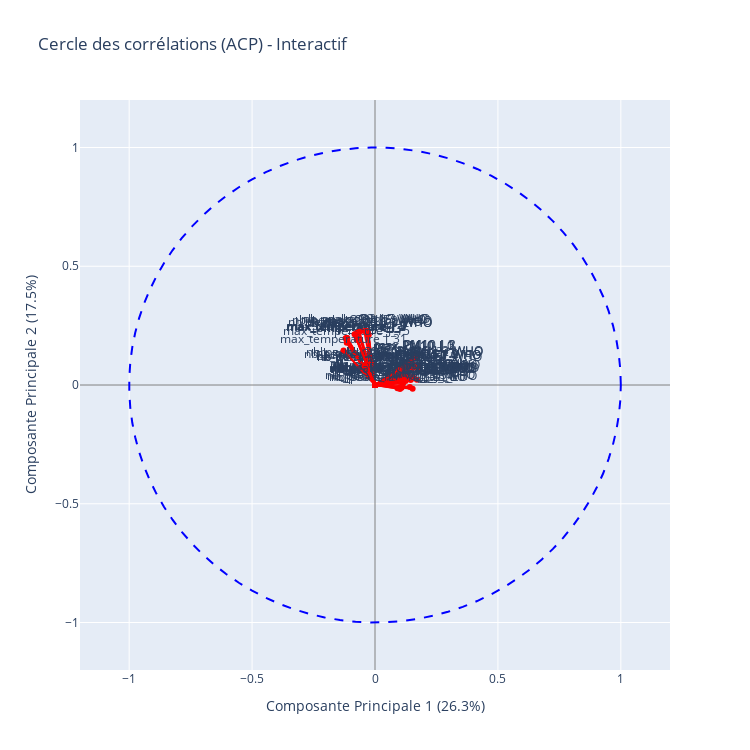

Notebook source saved alongside this figure:
### Code cell
for col in features_pca:
    df_final[col] = pd.to_numeric(df_final[col], errors="coerce")

df_pca, df_clusters, kmeans_model, pca = pca_clustering(df_final, features_pca,'PC1', 'PC2', n_clusters=4)

### Figure 1 — Plotly figure (JSON) as saved in the notebook; plotly's stock layout.template omitted (floating-point values rounded to 4 significant figures)
{"data": [{"line": {"color": "blue", "dash": "dash"}, "mode": "lines", "name": "Cercle Unité", "type": "scatter", "x": [1, 0.998, 0.992, 0.9819, 0.9679, 0.9501, 0.9284, 0.9029, 0.8738, 0.8413, 0.8053, 0.766, 0.7237, 0.6785, 0.6306, 0.5801, 0.5272, 0.4723, 0.4154, 0.3569, 0.2969, 0.2358, 0.1736, 0.1108, 0.04758, -0.01587, -0.07925, -0.1423, -0.2048, -0.2665, -0.3271, -0.3863, -0.4441, -0.5, -0.5539, -0.6056, -0.6549, -0.7015, -0.7453, -0.7861, -0.8237, -0.858, -0.8888, -0.9161, -0.9397, -0.9595, -0.9754, -0.9874, -0.9955, -0.9995, -0.9995, -0.9955, -0.9874, -0.9754, -0.9595, -0.9397, -0.9161, -0.8888, -0.858, -0.8237, -0.7861, -0.7453, -0.7015, -0.6549, -0.6056, -0.5539, -0.5, -0.4441, -0.3863, -0.3271, -0.2665, -0.2048, -0.1423, -0.07925, -0.01587, 0.04758, 0.1108, 0.1736, 0.2358, 0.2969, 0.3569, 0.4154, 0.4723, 0.5272, 0.5801, 0.6306, 0.6785, 0.7237, 0.766, 0.8053, 0.8413, 0.8738, 0.9029, 0.9284, 0.9501, 0.9679, 0.9819, 0.992, 0.998, 1], "y": [0, 0.06342, 0.1266, 0.1893, 0.2511, 0.312, 0.3717, 0.4298, 0.4862, 0.5406, 0.5929, 0.6428, 0.6901, 0.7346, 0.7761, 0.8146, 0.8497, 0.8815, 0.9096, 0.9341, 0.9549, 0.9718, 0.9848, 0.9938, 0.9989, 0.9999, 0.9969, 0.9898, 0.9788, 0.9638, 0.945, 0.9224, 0.896, 0.866, 0.8326, 0.7958, 0.7557, 0.7127, 0.6668, 0.6182, 0.5671, 0.5137, 0.4582, 0.4009, 0.342, 0.2817, 0.2203, 0.158, 0.09506, 0.03173, -0.03173, -0.09506, -0.158, -0.2203, -0.2817, -0.342, -0.4009, -0.4582, -0.5137, -0.5671, -0.6182, -0.6668, -0.7127, -0.7557, -0.7958, -0.8326, -0.866, -0.896, -0.9224, -0.945, -0.9638, -0.9788, -0.9898, -0.9969, -0.9999, -0.9989, -0.9938, -0.9848, -0.9718, -0.9549, -0.9341, -0.9096, -0.8815, -0.8497, -0.8146, -0.7761, -0.7346, -0.6901, -0.6428, -0.5929, -0.5406, -0.4862, -0.4298, -0.3717, -0.312, -0.2511, -0.1893, -0.1266, -0.06342, -2.449e-16]}, {"line": {"color": "red", "width": 2}, "marker": {"color": "red", "size": 6}, "mode": "lines+markers+text", "name": "max_PM10_J_0", "text": [null, "max_PM10_J_0"], "textposition": "top center", "type": "scatter", "x": [0, 0.1578], "y": [0, 0.1147]}, {"line": {"color": "red", "width": 2}, "marker": {"color": "red", "size": 6}, "mode": "lines+markers+text", "name": "max_PM25_J_0", "text": [null, "max_PM25_J_0"], "textposition": "top center", "type": "scatter", "x": [0, 0.1723], "y": [0, 0.07655]}, {"line": {"color": "red", "width": 2}, "marker": {"color": "red", "size": 6}, "mode": "lines+markers+text", "name": "max_NO2_J_0", "text": [null, "max_NO2_J_0"], "textposition": "top center", "type": "scatter", "x": [0, 0.1327], "y": [0, 0.04812]}, {"line": {"color": "red", "width": 2}, "marker": {"color": "red", "size": 6}, "mode": "lines+markers+text", "name": "max_O3_J_0", "text": [null, "max_O3_J_0"], "textposition": "top center", "type": "scatter", "x": [0, -0.07407], "y": [0, 0.1901]}, {"line": {"color": "red", "width": 2}, "marker": {"color": "red", "size": 6}, "mode": "lines+markers+text", "name": "max_temperature_J_0", "text": [null, "max_temperature_J_0"], "textposition": "top center", "type": "scatter", "x": [0, -0.114], "y": [0, 0.1981]}, {"line": {"color": "red", "width": 2}, "marker": {"color": "red", "size": 6}, "mode": "lines+markers+text", "name": "nb_peaks_PM10_J_0_EU", "text": [null, "nb_peaks_PM10_J_0_EU"], "textposition": "top center", "type": "scatter", "x": [0, 0.1093], "y": [0, 0.02198]}, {"line": {"color": "red", "width": 2}, "marker": {"color": "red", "size": 6}, "mode": "lines+markers+text", "name": "nb_peaks_PM10_J_0_WHO", "text": [null, "nb_peaks_PM10_J_0_WHO"], "textposition": "top center", "type": "scatter", "x": [0, 0.1167], "y": [0, 0.02246]}, {"line": {"color": "red", "width": 2}, "marker": {"color": "red", "size": 6}, "mode": "lines+markers+text", "name": "nb_peaks_NO2_J_0_WHO", "text": [null, "nb_peaks_NO2_J_0_WHO"], "textposition": "top center", "type": "scatter", "x": [0, 0.09604], "y": [0, 0.01867]}, {"line": {"color": "red", "width": 2}, "marker": {"color": "red", "size": 6}, "mode": "lines+markers+text", "name": "nb_peaks_O3_J_0_EU", "text": [null, "nb_peaks_O3_J_0_EU"], "textposition": "top center", "type": "scatter", "x": [0, -0.005136], "y": [0, 0.0666]}, {"line": {"color": "red", "width": 2}, "marker": {"color": "red", "size": 6}, "mode": "lines+markers+text", "name": "nb_peaks_O3_J_0_WHO", "text": [null, "nb_peaks_O3_J_0_WHO"], "textposition": "top center", "type": "scatter", "x": [0, -0.02633], "y": [0, 0.2105]}, {"line": {"color": "red", "width": 2}, "marker": {"color": "red", "size": 6}, "mode": "lines+markers+text", "name": "nb_peaks_PM25_J_0_WHO", "text": [null, "nb_peaks_PM25_J_0_WHO"], "textposition": "top center", "type": "scatter", "x": [0, 0.1394], "y": [0, 0.0771]}, {"line": {"color": "red", "width": 2}, "marker": {"color": "red", "size": 6}, "mode": "lines+markers+text", "name": "max_PM10_J_1", "text": [null, "max_PM10_J_1"], "textposition": "top center", "type": "scatter", "x": [0, 0.1578], "y": [0, 0.1147]}, {"line": {"color": "red", "width": 2}, "marker": {"color": "red", "size": 6}, "mode": "lines+markers+text", "name": "max_PM25_J_1", "text": [null, "max_PM25_J_1"], "textposition": "top center", "type": "scatter", "x": [0, 0.1723], "y": [0, 0.07655]}, {"line": {"color": "red", "width": 2}, "marker": {"color": "red", "size": 6}, "mode": "lines+markers+text", "name": "max_NO2_J_1", "text": [null, "max_NO2_J_1"], "textposition": "top center", "type": "scatter", "x": [0, 0.1327], "y": [0, 0.04812]}, {"line": {"color": "red", "width": 2}, "marker": {"color": "red", "size": 6}, "mode": "lines+markers+text", "name": "max_O3_J_1", "text": [null, "max_O3_J_1"], "textposition": "top center", "type": "scatter", "x": [0, -0.07407], "y": [0, 0.1901]}, {"line": {"color": "red", "width": 2}, "marker": {"color": "red", "size": 6}, "mode": "lines+markers+text", "name": "max_temperature_J_1", "text": [null, "max_temperature_J_1"], "textposition": "top center", "type": "scatter", "x": [0, -0.114], "y": [0, 0.1981]}, {"line": {"color": "red", "width": 2}, "marker": {"color": "red", "size": 6}, "mode": "lines+markers+text", "name": "nb_peaks_PM10_J_1_EU", "text": [null, "nb_peaks_PM10_J_1_EU"], "textposition": "top center", "type": "scatter", "x": [0, 0.1093], "y": [0, 0.02198]}, {"line": {"color": "red", "width": 2}, "marker": {"color": "red", "size": 6}, "mode": "lines+markers+text", "name": "nb_peaks_PM10_J_1_WHO", "text": [null, "nb_peaks_PM10_J_1_WHO"], "textposition": "top center", "type": "scatter", "x": [0, 0.1167], "y": [0, 0.02246]}, {"line": {"color": "red", "width": 2}, "marker": {"color": "red", "size": 6}, "mode": "lines+markers+text", "name": "nb_peaks_NO2_J_0_WHO", "text": [null, "nb_peaks_NO2_J_0_WHO"], "textposition": "top center", "type": "scatter", "x": [0, 0.09604], "y": [0, 0.01867]}, {"line": {"color": "red", "width": 2}, "marker": {"color": "red", "size": 6}, "mode": "lines+markers+text", "name": "nb_peaks_O3_J_1_EU", "text": [null, "nb_peaks_O3_J_1_EU"], "textposition": "top center", "type": "scatter", "x": [0, -0.005136], "y": [0, 0.0666]}, {"line": {"color": "red", "width": 2}, "marker": {"color": "red", "size": 6}, "mode": "lines+markers+text", "name": "nb_peaks_O3_J_1_WHO", "text": [null, "nb_peaks_O3_J_1_WHO"], "textposition": "top center", "type": "scatter", "x": [0, -0.02633], "y": [0, 0.2105]}, {"line": {"color": "red", "width": 2}, "marker": {"color": "red", "size": 6}, "mode": "lines+markers+text", "name": "nb_peaks_PM25_J_1_WHO", "text": [null, "nb_peaks_PM25_J_1_WHO"], "textposition": "top center", "type": "scatter", "x": [0, 0.1394], "y": [0, 0.0771]}, {"line": {"color": "red", "width": 2}, "marker": {"color": "red", "size": 6}, "mode": "lines+markers+text", "name": "max_PM10_J_2", "text": [null, "max_PM10_J_2"], "textposition": "top center", "type": "scatter", "x": [0, 0.1647], "y": [0, 0.1183]}, {"line": {"color": "red", "width": 2}, "marker": {"color": "red", "size": 6}, "mode": "lines+markers+text", "name": "max_PM25_J_2", "text": [null, "max_PM25_J_2"], "textposition": "top center", "type": "scatter", "x": [0, 0.1765], "y": [0, 0.07981]}, {"line": {"color": "red", "width": 2}, "marker": {"color": "red", "size": 6}, "mode": "lines+markers+text", "name": "max_NO2_J_2", "text": [null, "max_NO2_J_2"], "textposition": "top center", "type": "scatter", "x": [0, 0.1308], "y": [0, 0.05764]}, {"line": {"color": "red", "width": 2}, "marker": {"color": "red", "size": 6}, "mode": "lines+markers+text", "name": "max_temperature_J_2", "text": [null, "max_temperature_J_2"], "textposition": "top center", "type": "scatter", "x": [0, -0.1183], "y": [0, 0.1961]}, {"line": {"color": "red", "width": 2}, "marker": {"color": "red", "size": 6}, "mode": "lines+markers+text", "name": "nb_peaks_PM10_J_2_EU", "text": [null, "nb_peaks_PM10_J_2_EU"], "textposition": "top center", "type": "scatter", "x": [0, 0.1185], "y": [0, 0.02454]}, {"line": {"color": "red", "width": 2}, "marker": {"color": "red", "size": 6}, "mode": "lines+markers+text", "name": "nb_peaks_PM10_J_2_WHO", "text": [null, "nb_peaks_PM10_J_2_WHO"], "textposition": "top center", "type": "scatter", "x": [0, 0.1256], "y": [0, 0.02748]}, {"line": {"color": "red", "width": 2}, "marker": {"color": "red", "size": 6}, "mode": "lines+markers+text", "name": "nb_peaks_NO2_J_2_WHO", "text": [null, "nb_peaks_NO2_J_2_WHO"], "textposition": "top center", "type": "scatter", "x": [0, 0.1021], "y": [0, 0.02989]}, {"line": {"color": "red", "width": 2}, "marker": {"color": "red", "size": 6}, "mode": "lines+markers+text", "name": "nb_peaks_O3_J_2_EU", "text": [null, "nb_peaks_O3_J_2_EU"], "textposition": "top center", "type": "scatter", "x": [0, -0.006325], "y": [0, 0.07124]}, {"line": {"color": "red", "width": 2}, "marker": {"color": "red", "size": 6}, "mode": "lines+markers+text", "name": "nb_peaks_O3_J_2_WHO", "text": [null, "nb_peaks_O3_J_2_WHO"], "textposition": "top center", "type": "scatter", "x": [0, -0.02847], "y": [0, 0.2213]}, {"line": {"color": "red", "width": 2}, "marker": {"color": "red", "size": 6}, "mode": "lines+markers+text", "name": "nb_peaks_PM25_J_2_WHO", "text": [null, "nb_peaks_PM25_J_2_WHO"], "textposition": "top center", "type": "scatter", "x": [0, 0.1477], "y": [0, 0.08854]}, {"line": {"color": "red", "width": 2}, "marker": {"color": "red", "size": 6}, "mode": "lines+markers+text", "name": "max_PM10_J_3", "text": [null, "max_PM10_J_3"], "textposition": "top center", "type": "scatter", "x": [0, 0.1622], "y": [0, 0.1189]}, {"line": {"color": "red", "width": 2}, "marker": {"color": "red", "size": 6}, "mode": "lines+markers+text", "name": "max_PM25_J_3", "text": [null, "max_PM25_J_3"], "textposition": "top center", "type": "scatter", "x": [0, 0.1707], "y": [0, 0.0704]}, {"line": {"color": "red", "width": 2}, "marker": {"color": "red", "size": 6}, "mode": "lines+markers+text", "name": "max_NO2_J_3", "text": [null, "max_NO2_J_3"], "textposition": "top center", "type": "scatter", "x": [0, 0.1263], "y": [0, 0.08744]}, {"line": {"color": "red", "width": 2}, "marker": {"color": "red", "size": 6}, "mode": "lines+markers+text", "name": "max_O3_J_3", "text": [null, "max_O3_J_3"], "textposition": "top center", "type": "scatter", "x": [0, -0.07852], "y": [0, 0.2144]}, {"line": {"color": "red", "width": 2}, "marker": {"color": "red", "size": 6}, "mode": "lines+markers+text", "name": "max_temperature_J_3", "text": [null, "max_temperature_J_3"], "textposition": "top center", "type": "scatter", "x": [0, -0.1192], "y": [0, 0.1973]}, {"line": {"color": "red", "width": 2}, "marker": {"color": "red", "size": 6}, "mode": "lines+markers+text", "name": "nb_peaks_PM10_J_3_EU", "text": [null, "nb_peaks_PM10_J_3_EU"], "textposition": "top center", "type": "scatter", "x": [0, 0.1131], "y": [0, 0.02674]}, {"line": {"color": "red", "width": 2}, "marker": {"color": "red", "size": 6}, "mode": "lines+markers+text", "name": "nb_peaks_PM10_J_3_WHO", "text": [null, "nb_peaks_PM10_J_3_WHO"], "textposition": "top center", "type": "scatter", "x": [0, 0.1251], "y": [0, 0.04063]}, {"line": {"color": "red", "width": 2}, "marker": {"color": "red", "size": 6}, "mode": "lines+markers+text", "name": "nb_peaks_NO2_J_3_WHO", "text": [null, "nb_peaks_NO2_J_3_WHO"], "textposition": "top center", "type": "scatter", "x": [0, 0.1054], "y": [0, 0.03319]}, {"line": {"color": "red", "width": 2}, "marker": {"color": "red", "size": 6}, "mode": "lines+markers+text", "name": "nb_peaks_O3_J_3_EU", "text": [null, "nb_peaks_O3_J_3_EU"], "textposition": "top center", "type": "scatter", "x": [0, -0.009926], "y": [0, 0.08379]}, {"line": {"color": "red", "width": 2}, "marker": {"color": "red", "size": 6}, "mode": "lines+markers+text", "name": "nb_peaks_O3_J_3_WHO", "text": [null, "nb_peaks_O3_J_3_WHO"], "textposition": "top center", "type": "scatter", "x": [0, -0.034], "y": [0, 0.2274]}, {"line": {"color": "red", "width": 2}, "marker": {"color": "red", "size": 6}, "mode": "lines+markers+text", "name": "nb_peaks_PM25_J_3_WHO", "text": [null, "nb_peaks_PM25_J_3_WHO"], "textposition": "top center", "type": "scatter", "x": [0, 0.1491], "y": [0, 0.09384]}, {"line": {"color": "red", "width": 2}, "marker": {"color": "red", "size": 6}, "mode": "lines+markers+text", "name": "max_PM10_J_7", "text": [null, "max_PM10_J_7"], "textposition": "top center", "type": "scatter", "x": [0, 0.1589], "y": [0, 0.08194]}, {"line": {"color": "red", "width": 2}, "marker": {"color": "red", "size": 6}, "mode": "lines+markers+text", "name": "max_PM25_J_7", "text": [null, "max_PM25_J_7"], "textposition": "top center", "type": "scatter", "x": [0, 0.1707], "y": [0, 0.02209]}, {"line": {"color": "red", "width": 2}, "marker": {"color": "red", "size": 6}, "mode": "lines+markers+text", "name": "max_NO2_J_7", "text": [null, "max_NO2_J_7"], "textposition": "top center", "type": "scatter", "x": [0, 0.1176], "y": [0, 0.07731]}, {"line": {"color": "red", "width": 2}, "marker": {"color": "red", "size": 6}, "mode": "lines+markers+text", "name": "max_O3_J_7", "text": [null, "max_O3_J_7"], "textposition": "top center", "type": "scatter", "x": [0, -0.06974], "y": [0, 0.2224]}, {"line": {"color": "red", "width": 2}, "marker": {"color": "red", "size": 6}, "mode": "lines+markers+text", "name": "max_temperature_J_7", "text": [null, "max_temperature_J_7"], "textposition": "top center", "type": "scatter", "x": [0, -0.1124], "y": [0, 0.1943]}, {"line": {"color": "red", "width": 2}, "marker": {"color": "red", "size": 6}, "mode": "lines+markers+text", "name": "nb_peaks_PM10_J_7_EU", "text": [null, "nb_peaks_PM10_J_7_EU"], "textposition": "top center", "type": "scatter", "x": [0, 0.1141], "y": [0, 0.006387]}, {"line": {"color": "red", "width": 2}, "marker": {"color": "red", "size": 6}, "mode": "lines+markers+text", "name": "nb_peaks_PM10_J_7_WHO", "text": [null, "nb_peaks_PM10_J_7_WHO"], "textposition": "top center", "type": "scatter", "x": [0, 0.1247], "y": [0, 0.0168]}, {"line": {"color": "red", "width": 2}, "marker": {"color": "red", "size": 6}, "mode": "lines+markers+text", "name": "nb_peaks_NO2_J_7_WHO", "text": [null, "nb_peaks_NO2_J_7_WHO"], "textposition": "top center", "type": "scatter", "x": [0, 0.1064], "y": [0, 0.02612]}, {"line": {"color": "red", "width": 2}, "marker": {"color": "red", "size": 6}, "mode": "lines+markers+text", "name": "nb_peaks_O3_J_7_EU", "text": [null, "nb_peaks_O3_J_7_EU"], "textposition": "top center", "type": "scatter", "x": [0, -0.01878], "y": [0, 0.08996]}, {"line": {"color": "red", "width": 2}, "marker": {"color": "red", "size": 6}, "mode": "lines+markers+text", "name": "nb_peaks_O3_J_7_WHO", "text": [null, "nb_peaks_O3_J_7_WHO"], "textposition": "top center", "type": "scatter", "x": [0, -0.04391], "y": [0, 0.2269]}, {"line": {"color": "red", "width": 2}, "marker": {"color": "red", "size": 6}, "mode": "lines+markers+text", "name": "nb_peaks_PM25_J_7_WHO", "text": [null, "nb_peaks_PM25_J_7_WHO"], "textposition": "top center", "type": "scatter", "x": [0, 0.1444], "y": [0, 0.06788]}, {"line": {"color": "red", "width": 2}, "marker": {"color": "red", "size": 6}, "mode": "lines+markers+text", "name": "max_PM10_J_15", "text": [null, "max_PM10_J_15"], "textposition": "top center", "type": "scatter", "x": [0, 0.1545], "y": [0, 0.03333]}, {"line": {"color": "red", "width": 2}, "marker": {"color": "red", "size": 6}, "mode": "lines+markers+text", "name": "max_PM25_J_15", "text": [null, "max_PM25_J_15"], "textposition": "top center", "type": "scatter", "x": [0, 0.1532], "y": [0, -0.01564]}, {"line": {"color": "red", "width": 2}, "marker": {"color": "red", "size": 6}, "mode": "lines+markers+text", "name": "max_NO2_J_15", "text": [null, "max_NO2_J_15"], "textposition": "top center", "type": "scatter", "x": [0, 0.1092], "y": [0, 0.06603]}, {"line": {"color": "red", "width": 2}, "marker": {"color": "red", "size": 6}, "mode": "lines+markers+text", "name": "max_O3_J_15", "text": [null, "max_O3_J_15"], "textposition": "top center", "type": "scatter", "x": [0, -0.07857], "y": [0, 0.2092]}, {"line": {"color": "red", "width": 2}, "marker": {"color": "red", "size": 6}, "mode": "lines+markers+text", "name": "max_temperature_J_15", "text": [null, "max_temperature_J_15"], "textposition": "top center", "type": "scatter", "x": [0, -0.1152], "y": [0, 0.1776]}, {"line": {"color": "red", "width": 2}, "marker": {"color": "red", "size": 6}, "mode": "lines+markers+text", "name": "nb_peaks_PM10_J_15_EU", "text": [null, "nb_peaks_PM10_J_15_EU"], "textposition": "top center", "type": "scatter", "x": [0, 0.0912], "y": [0, -0.01408]}, {"line": {"color": "red", "width": 2}, "marker": {"color": "red", "size": 6}, "mode": "lines+markers+text", "name": "nb_peaks_PM10_J_15_WHO", "text": [null, "nb_peaks_PM10_J_15_WHO"], "textposition": "top center", "type": "scatter", "x": [0, 0.1031], "y": [0, -0.008534]}, {"line": {"color": "red", "width": 2}, "marker": {"color": "red", "size": 6}, "mode": "lines+markers+text", "name": "nb_peaks_NO2_J_15_WHO", "text": [null, "nb_peaks_NO2_J_15_WHO"], "textposition": "top center", "type": "scatter", "x": [0, 0.1089], "y": [0, 0.02097]}, {"line": {"color": "red", "width": 2}, "marker": {"color": "red", "size": 6}, "mode": "lines+markers+text", "name": "nb_peaks_O3_J_15_EU", "text": [null, "nb_peaks_O3_J_15_EU"], "textposition": "top center", "type": "scatter", "x": [0, -0.03553], "y": [0, 0.08884]}, {"line": {"color": "red", "width": 2}, "marker": {"color": "red", "size": 6}, "mode": "lines+markers+text", "name": "nb_peaks_O3_J_15_WHO", "text": [null, "nb_peaks_O3_J_15_WHO"], "textposition": "top center", "type": "scatter", "x": [0, -0.06338], "y": [0, 0.2245]}, {"line": {"color": "red", "width": 2}, "marker": {"color": "red", "size": 6}, "mode": "lines+markers+text", "name": "nb_peaks_PM25_J_15_WHO", "text": [null, "nb_peaks_PM25_J_15_WHO"], "textposition": "top center", "type": "scatter", "x": [0, 0.1223], "y": [0, 0.03458]}, {"line": {"color": "red", "width": 2}, "marker": {"color": "red", "size": 6}, "mode": "lines+markers+text", "name": "max_PM10_J_31", "text": [null, "max_PM10_J_31"], "textposition": "top center", "type": "scatter", "x": [0, 0.1451], "y": [0, 0.0211]}, {"line": {"color": "red", "width": 2}, "marker": {"color": "red", "size": 6}, "mode": "lines+markers+text", "name": "max_PM25_J_31", "text": [null, "max_PM25_J_31"], "textposition": "top center", "type": "scatter", "x": [0, 0.1418], "y": [0, -0.008099]}, {"line": {"color": "red", "width": 2}, "marker": {"color": "red", "size": 6}, "mode": "lines+markers+text", "name": "max_NO2_J_31", "text": [null, "max_NO2_J_31"], "textposition": "top center", "type": "scatter", "x": [0, 0.09836], "y": [0, 0.06239]}, {"line": {"color": "red", "width": 2}, "marker": {"color": "red", "size": 6}, "mode": "lines+markers+text", "name": "max_temperature_J_31", "text": [null, "max_temperature_J_31"], "textposition": "top center", "type": "scatter", "x": [0, -0.128], "y": [0, 0.1453]}, {"line": {"color": "red", "width": 2}, "marker": {"color": "red", "size": 6}, "mode": "lines+markers+text", "name": "nb_peaks_PM10_J_31_EU", "text": [null, "nb_peaks_PM10_J_31_EU"], "textposition": "top center", "type": "scatter", "x": [0, 0.1016], "y": [0, -0.0169]}, {"line": {"color": "red", "width": 2}, "marker": {"color": "red", "size": 6}, "mode": "lines+markers+text", "name": "nb_peaks_PM10_J_31_WHO", "text": [null, "nb_peaks_PM10_J_31_WHO"], "textposition": "top center", "type": "scatter", "x": [0, 0.1083], "y": [0, -0.01175]}, {"line": {"color": "red", "width": 2}, "marker": {"color": "red", "size": 6}, "mode": "lines+markers+text", "name": "nb_peaks_NO2_J_31_WHO", "text": [null, "nb_peaks_NO2_J_31_WHO"], "textposition": "top center", "type": "scatter", "x": [0, 0.1063], "y": [0, 0.01697]}, {"line": {"color": "red", "width": 2}, "marker": {"color": "red", "size": 6}, "mode": "lines+markers+text", "name": "nb_peaks_O3_J_31_EU", "text": [null, "nb_peaks_O3_J_31_EU"], "textposition": "top center", "type": "scatter", "x": [0, -0.04145], "y": [0, 0.08024]}, {"line": {"color": "red", "width": 2}, "marker": {"color": "red", "size": 6}, "mode": "lines+markers+text", "name": "nb_peaks_O3_J_31_WHO", "text": [null, "nb_peaks_O3_J_31_WHO"], "textposition": "top center", "type": "scatter", "x": [0, -0.08315], "y": [0, 0.2138]}, {"line": {"color": "red", "width": 2}, "marker": {"color": "red", "size": 6}, "mode": "lines+markers+text", "name": "nb_peaks_PM25_J_31_WHO", "text": [null, "nb_peaks_PM25_J_31_WHO"], "textposition": "top center", "type": "scatter", "x": [0, 0.1183], "y": [0, 0.02068]}], "layout": {"height": 750, "hovermode": "closest", "showlegend": false, "title": {"text": "Cercle des corrélations (ACP) - Interactif"}, "width": 750, "xaxis": {"range": [-1.2, 1.2], "title": {"text": "Composante Principale 1 (26.3%)"}, "zeroline": true, "zerolinecolor": "grey", "zerolinewidth": 1}, "yaxis": {"range": [-1.2, 1.2], "title": {"text": "Composante Principale 2 (17.5%)"}, "zeroline": true, "zerolinecolor": "grey", "zerolinewidth": 1}}}
